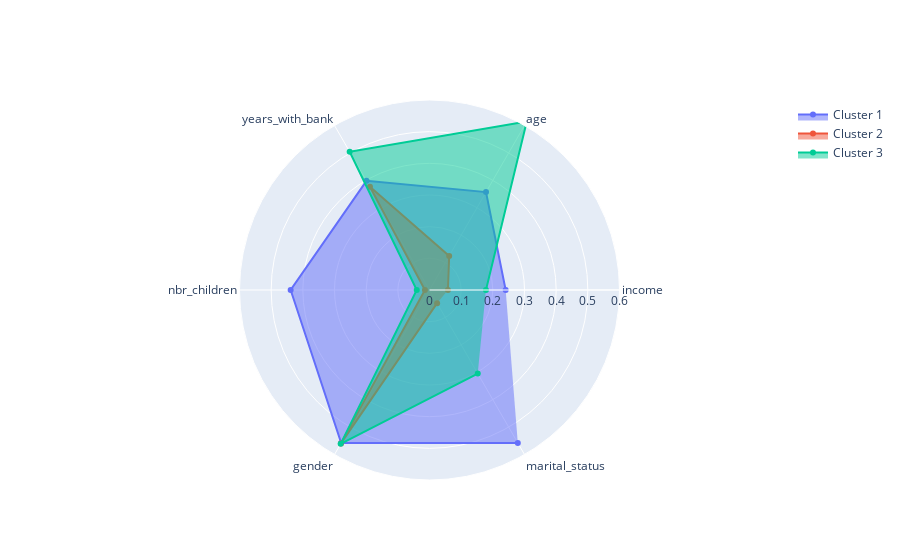

This figure's notebook cell:
### Code cell
#create a radar chart for 3 clusters

import plotly.graph_objects as go
categories = ['income', 'age', 'years_with_bank', 'nbr_children', 'gender',
       'marital_status', 'Cluster No']


fig = go.Figure()

fig.add_trace(go.Scatterpolar(
      r=[0.240492,	0.356971,	0.397970,	0.438462,	0.557692,	0.557692],
      theta=categories,
      fill='toself',
      name='Cluster 1'
))
fig.add_trace(go.Scatterpolar(
      r=[0.058193,	0.124275,	0.376177,	0.014407,	0.559322,	0.048023],
      theta=categories,
      fill='toself',
      name='Cluster 2'
))

fig.add_trace(go.Scatterpolar(
      r=[0.178279,	0.614426,	0.504217,	0.040264,	0.561056,	0.304730],
      theta=categories,
      fill='toself',
      name='Cluster 3'
))


fig.update_layout(
  polar=dict(
    radialaxis=dict(
      visible=True,
      range=[0, 0.6]
    )),
  showlegend=True
)

fig.show()

### Figure 1 — Plotly figure (JSON) as saved in the notebook; plotly's stock layout.template omitted (floating-point values rounded to 4 significant figures)
{"data": [{"fill": "toself", "name": "Cluster 1", "r": [0.2405, 0.357, 0.398, 0.4385, 0.5577, 0.5577], "theta": ["income", "age", "years_with_bank", "nbr_children", "gender", "marital_status", "Cluster No"], "type": "scatterpolar"}, {"fill": "toself", "name": "Cluster 2", "r": [0.05819, 0.1243, 0.3762, 0.01441, 0.5593, 0.04802], "theta": ["income", "age", "years_with_bank", "nbr_children", "gender", "marital_status", "Cluster No"], "type": "scatterpolar"}, {"fill": "toself", "name": "Cluster 3", "r": [0.1783, 0.6144, 0.5042, 0.04026, 0.5611, 0.3047], "theta": ["income", "age", "years_with_bank", "nbr_children", "gender", "marital_status", "Cluster No"], "type": "scatterpolar"}], "layout": {"polar": {"radialaxis": {"range": [0, 0.6], "visible": true}}, "showlegend": true}}
